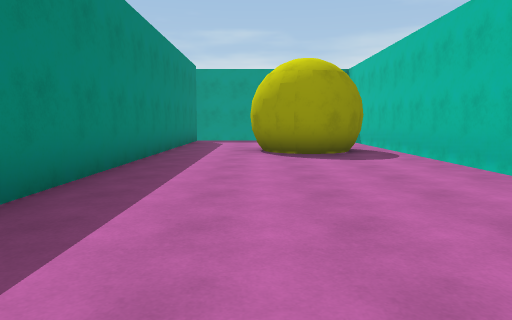
[1] (above)

15 first-person views from a walk through a 3-D level made in the Unity game engine. The camera is 1.3 m above the floor, tilts 6° down and sees 70° across. The floor is counted in squares, 2 m on a side. Each view is taken from the middle of a square. On the plan, view 1 faces up. The plan holds only what a view shows up to about 11 squares ahead; the rest is blank. The place goes on beyond the plan. The player is left out.

[2]
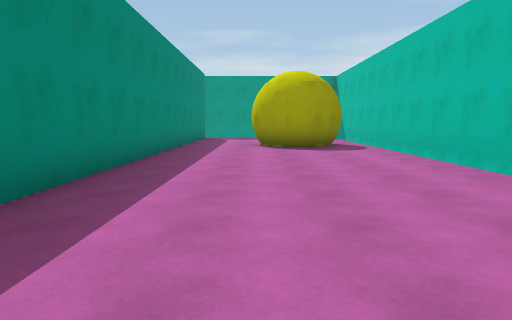

[3]
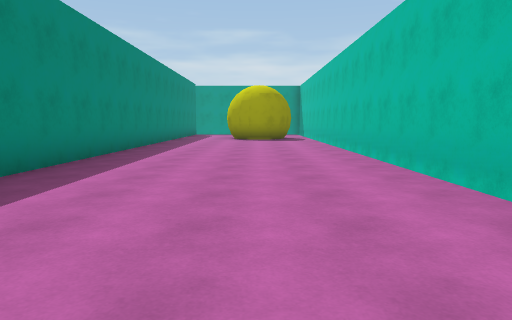

[4]
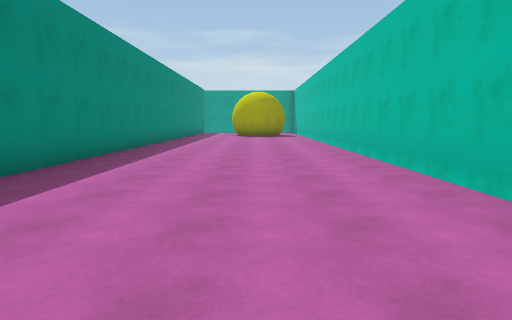

[5]
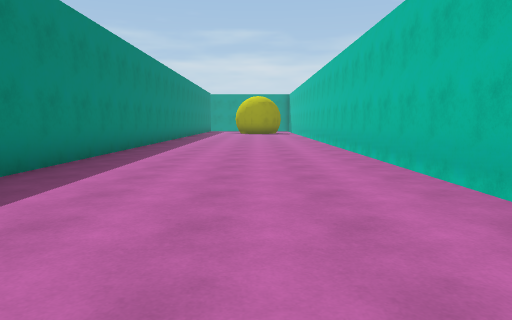

[6]
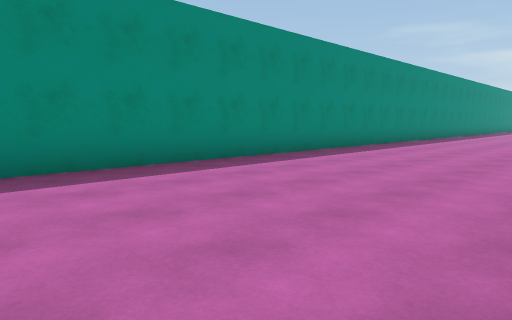

[7]
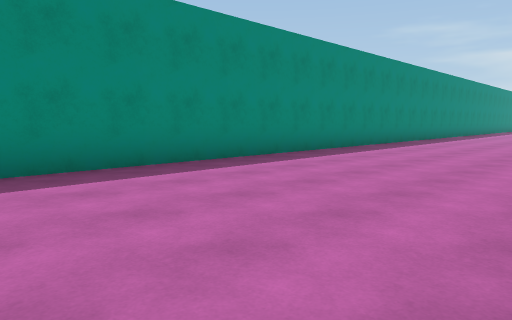

[8]
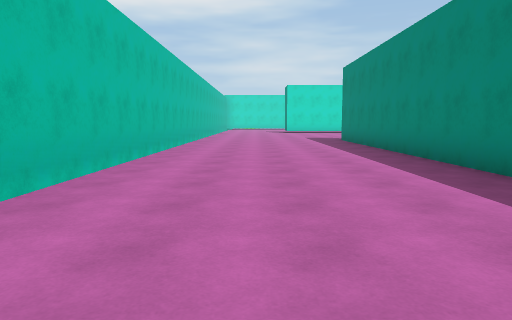

[9]
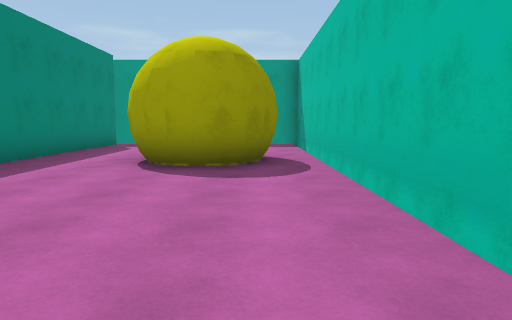

[10]
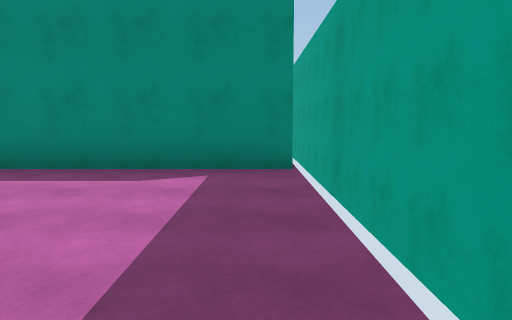

[11]
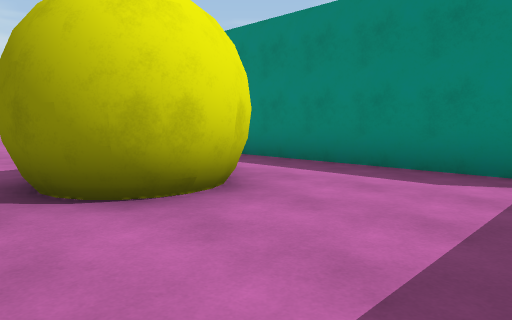

[12]
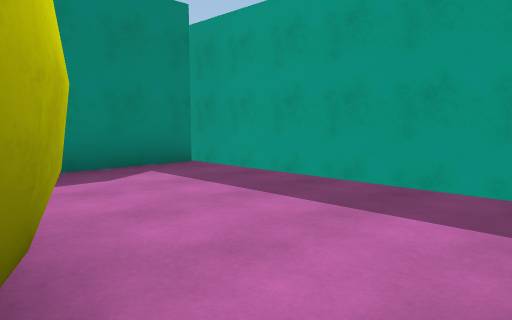

[13]
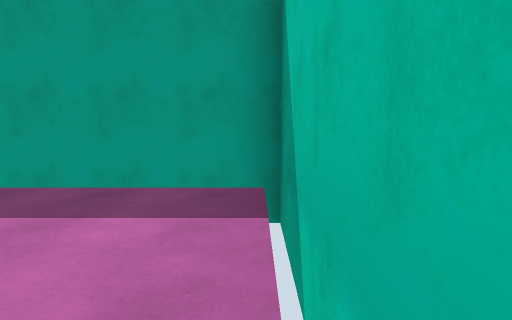

[14]
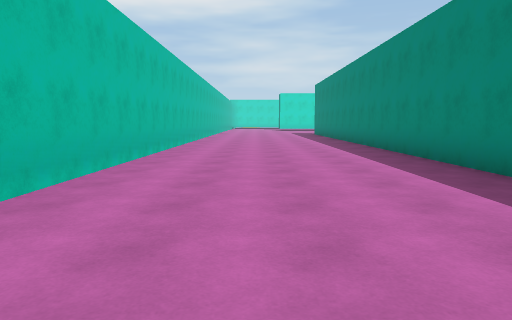

[15]
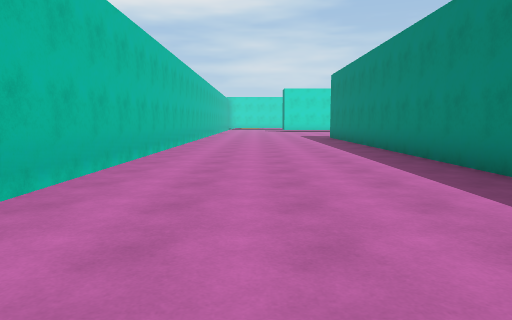

### Floor plan
Points are (right, up) in squares from view 1. A wall is a line through its corners. A room is listed if a view was taken in it or the views show most of it. See-through windows are left out.
Room 1 (views 1, 2, 3, 4, 5, 6, 7, 8, 9, 12, 13, 14, 15)
walls: (1.3, 7.1) (0.6, 7.2); (0.4, 7.3) (0, 7.7); (2, 7.4) (1.1, 7) (0.2, 7.4); (0.1, 7.6) (0, 7.8) (-0.1, 8.4); (2.3, 7.8) (1.7, 7.2) (0.9, 7); (3.3, -18) (3.3, 9.5); (2.2, 9.3) (2.3, 8.3) (2.3, 8) (2.1, 7.6); (1.9, 9.4) (2.4, 8.5); (-2, 9.6) (-2, -18.1)
ways out: opening at (-1, 8.5) to room 2; opening at (3, 8.5) to room 2
Room 2 (views 10, 11)
walls: (0.9, 9.5) (2.2, 9.3); (1.7, 9.4) (2.3, 8.9); (0.3, 9.3) (0.7, 9.5) (1.3, 9.6) (2.2, 9.1); (3.3, 9.5) (3.3, 13.2) (-2.4, 13.2); (-2, 12.6) (-2, 9.6)
low walls: (0.7, 9.3) (1.2, 9.4); (1.7, 9.2) (2, 8.9)
ways out: opening at (-1, 8.5) to room 1; opening at (3, 8.5) to room 1

Positions as (right, up) in squares from view 1, and headings:
1: (0, 0), facing up
2: (0, -2), facing up
3: (1, -6), facing up
4: (1, -9), facing up
5: (1, -12), facing up
6: (3, -16), facing up-left
7: (3, -18), facing up-left
8: (1, -7), facing down
9: (2, 2), facing up
10: (3, 12), facing left
11: (3, 12), facing down-left
12: (3, 9), facing up-left
13: (3, 9), facing up
14: (1, -1), facing down
15: (1, -5), facing down
